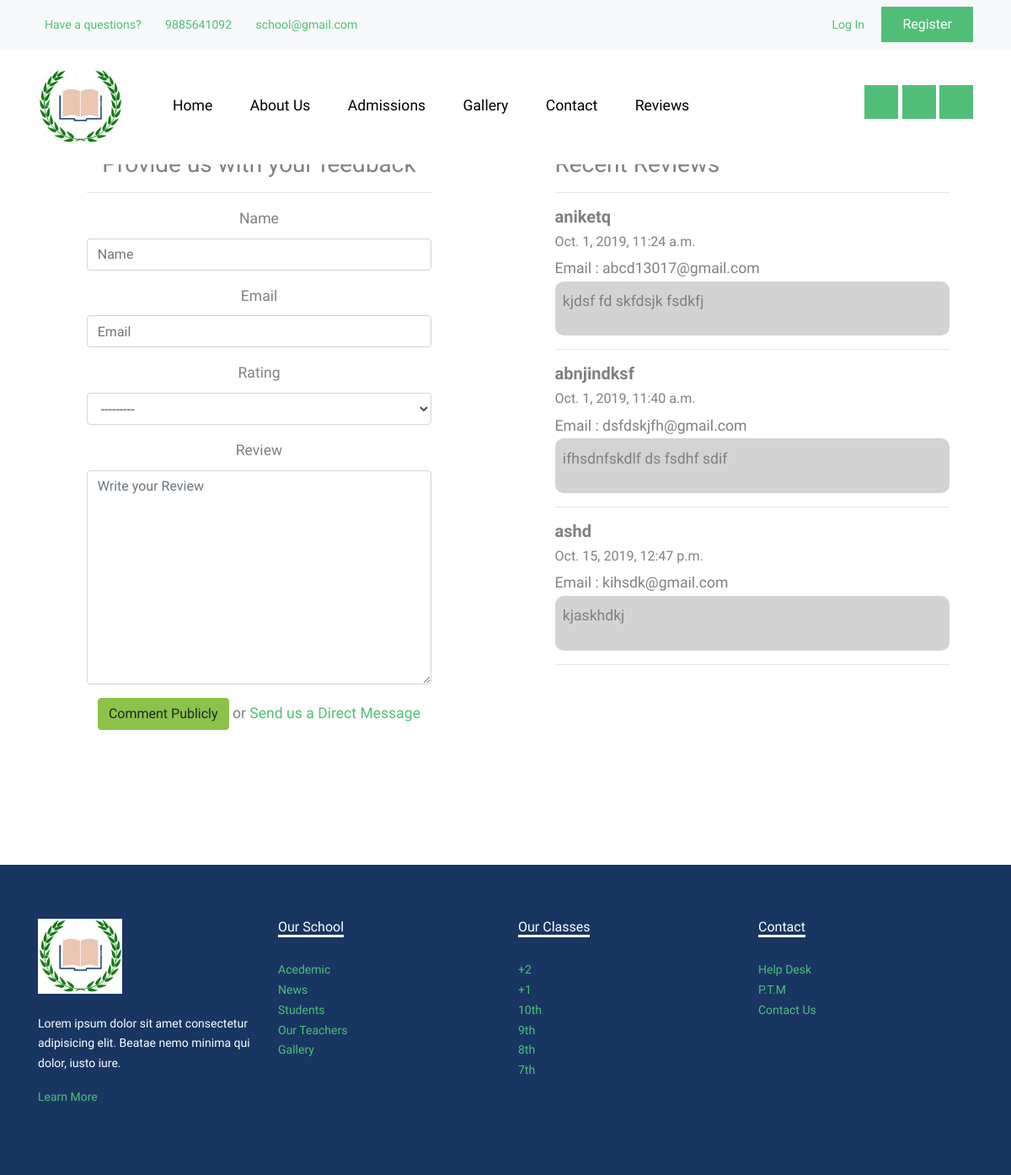
The app's page /, older data.
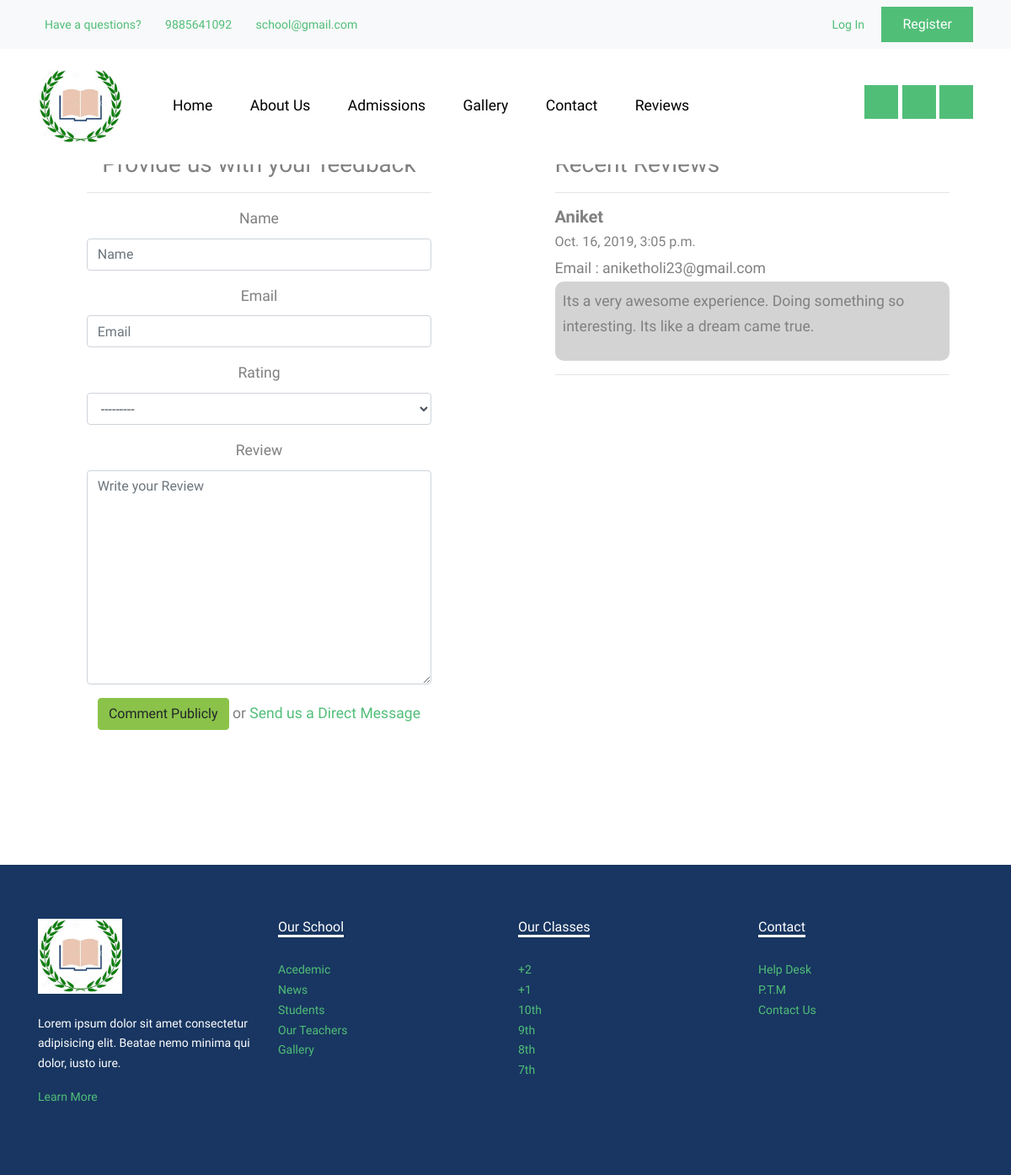
The same page, newer data.
### review/models.py (models this page shows, shortened)
class Review(models.Model):
    RATING_CHOICES={(1, 1), (2, 2), (3, 3), (4, 4), (5, 5)}
    name = models.CharField(max_length=100)
    email = models.EmailField(null=True, blank=True)
    rating = models.PositiveSmallIntegerField(choices=RATING_CHOICES)
    review = models.CharField(max_length=1500, null=True, blank=True)
    posted_at = models.DateTimeField(auto_now_add=True)

### review/views.py (the view, shortened to what this page needs)
# urls.py: path('', ReviewPageView.as_view(), name='review'),
class ReviewPageView(TemplateView):
    template_name = 'review/home.html'
    def get(self, request):
        reviews = Review.objects.all()
        form = ReviewForm()
        args = {'reviews': reviews, 'form': form}
        return render(request, self.template_name, args)

### review/forms.py
class ReviewForm(forms.ModelForm):
    class Meta:
        model = Review
        fields = "__all__"
        widgets = {
            'review': forms.Textarea(attrs={'placeholder': 'Write your Review '})
        }

### content/templates/review/home.html (shortened to what this page needs)
{% extends 'layout/page.html' %}
{% load i18n %}
{% load bootstrap4 %}
{% load static %}
{% block content %}
	<div class="d-flex">
		<div class="right" style="width: 50%;">
	<form id="comment-form" action="{% url 'review' %}" method="post" role="form" style="padding-left: 15%; padding-right: 15%; background: light-grey ; text-align: center;">
		<h3>Provide us with your feedback</h3><hr>
		{% bootstrap_form form layout='inline' %}
			<button class="btn btn-success" type="submit">Comment Publicly </button> or <a href="{% url 'submit-review' %}">Send us a Direct Message</a>
	</form>
		</div>
		<div class="left" style="width: 50%; padding-left: 5%; padding-right: 5%; height: 100vh; overflow-y: auto;">
			<h3>Recent Reviews </h3><hr>
	{% for review in reviews %}
			<h5><b>{{review.name}}</b></h5>
			<h6>{{review.posted_at}}</h6>
			<h7> Email : {{review.email}}</h7>
			<div style="background: lightgrey; padding: 2%; border-radius: 10px;"><p>{{review.review}}</p></div><hr>
	{% endfor %}
		</div>
	</div>
{% endblock %}

Row changes from the older to the newer data that the page shows:
removed Review: name "aniketq", posted_at "Oct. 1, 2019, 11:24 a.m.", email "abcd13017@gmail.com", review "kjdsf fd skfdsjk fsdkfj"
removed Review: name "abnjindksf", posted_at "Oct. 1, 2019, 11:40 a.m.", email "dsfdskjfh@gmail.com", review "ifhsdnfskdlf ds fsdhf sdif"
removed Review: name "ashd", posted_at "Oct. 15, 2019, 12:47 p.m.", email "kihsdk@gmail.com", review "kjaskhdkj"
added Review: name "Aniket", posted_at "Oct. 16, 2019, 3:05 p.m.", email "aniketholi23@gmail.com", review "Its a very awesome experience. Doing something so interesting. Its like a dream came true."
